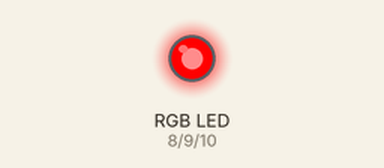
Recording of a sketch running on a simulated Arduino Uno, built with avr-gcc and run on an emulated ATmega328P. Shown: an RGB LED mixed from three pins (HIGH = lit).

Above: at 0.1 s.
Timing chart, 0 to 1.6 s (numbered marks = the images above):
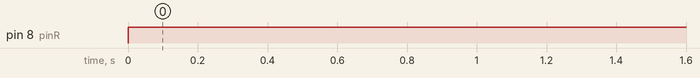

The sketch:

rgb_test.ino
```cpp
#define pinR 8
#define pinG 9
#define pinB 10

void setup() {
  pinMode(pinR, OUTPUT);
  pinMode(pinG, OUTPUT);
  pinMode(pinB, OUTPUT);
}

void loop() {
  digitalWrite(pinR, HIGH);
}
```

Measured:
- by itself, pin 8 (pinR): LOW → HIGH at 0.00 s
